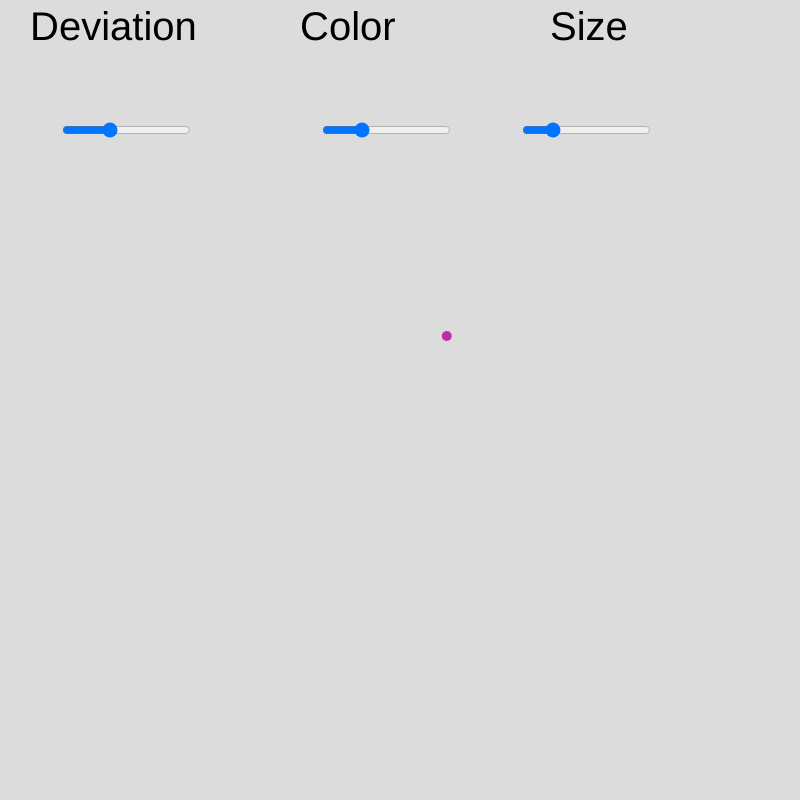
Frame 1 (no input)
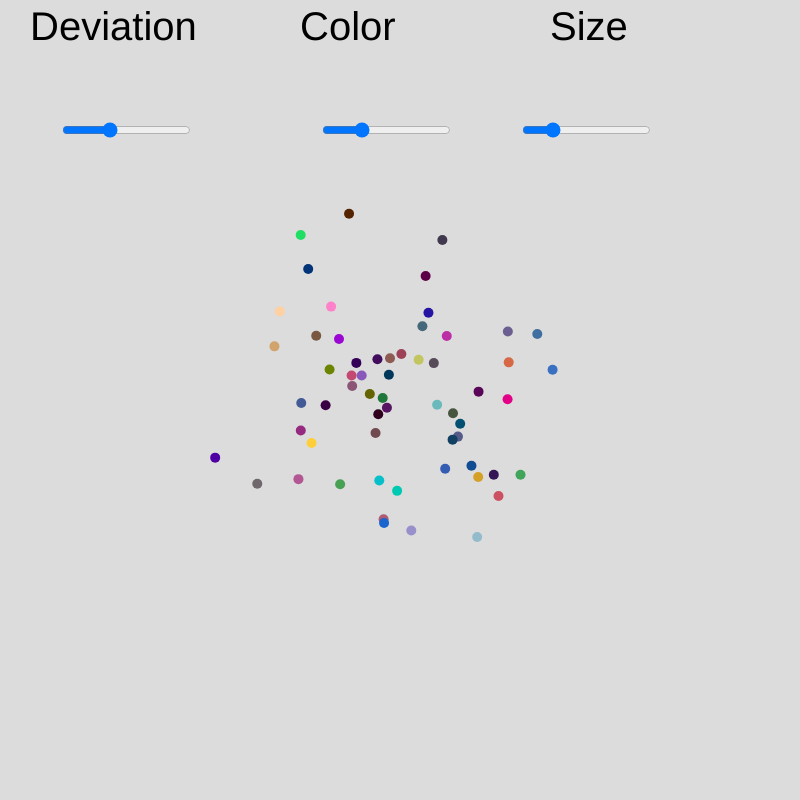
Frame 60 (no input)
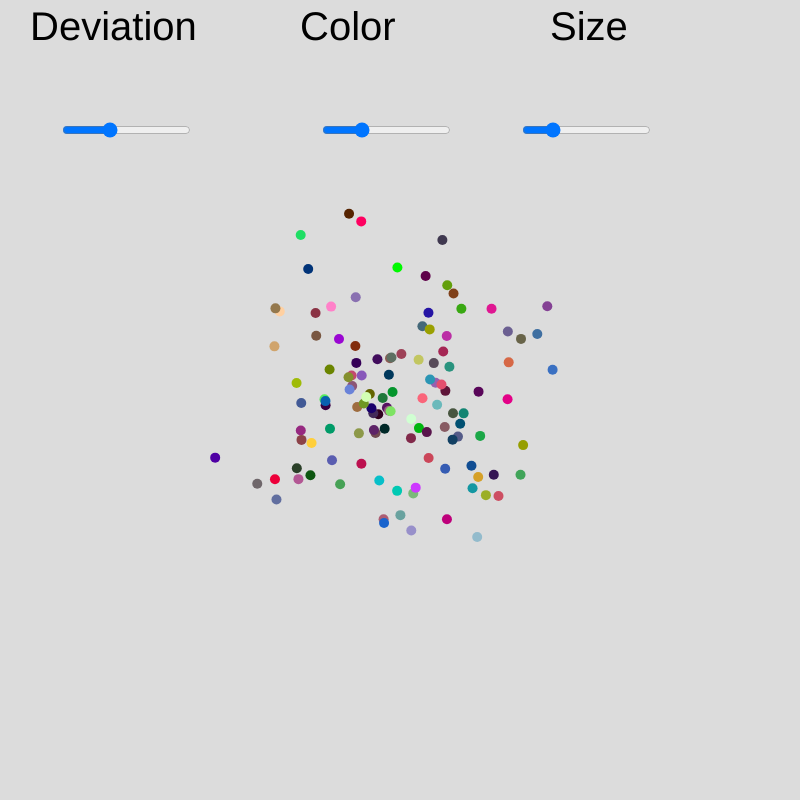
Frame 120 (the mouse pressed at the canvas centre since frame 60)

The p5.js sketch that drew these frames (run headless with seeded random() and noise() and a simulated clock; from frame 60 on, the mouse is pressed at the canvas centre):

// p5.js sketch
// ── sketch.js
// exercise: 0.4
//
// goal: Consider a simulation of paint splatter drawn as a collection of colored dots.
// Most of the paint clusters around a central position, but some dots splatter out toward
// the edges. Can you use a normal distribution of random numbers to generate the positions
// of the dots? Can you also use a normal distribution of random numbers to generate a
// color palette? Try creating a slider to adjust the standard deviation.
//
// date: 2026-10-13

let devSlider;
let devText;
let colorSlider;
let colorText;
let sizeSlider;
let sizeText;

function setup() {
  createCanvas(800, 800);
  background(220);

  // sliders
  devSlider = createSlider(0, 200, 70, 5);
  devSlider.position(60, 120);
  textSize(40);
  devLabel = text("Deviation", 30, 40);

  colorSlider = createSlider(0, 250, 70, 5);
  colorSlider.position(320, 120);
  colorLabel = text("Color", 300, 40);

  sizeSlider = createSlider(0, 50, 10, 1);
  sizeSlider.position(520, 120);
  sizeLabel = text("Size", 550, 40);
}

function draw() {
  calculatePos();
}

function calculatePos() {
  let deviation = devSlider.value();

  let x = randomGaussian(width / 2, deviation);
  let y = randomGaussian(height / 2, deviation);

  let red = randomGaussian(100, colorSlider.value());
  let green = randomGaussian(100, colorSlider.value());
  let blue = randomGaussian(100, colorSlider.value());

  // Draw a circle at a normal dist
  noStroke();
  fill(red, green, blue);
  circle(x, y, sizeSlider.value());
}
